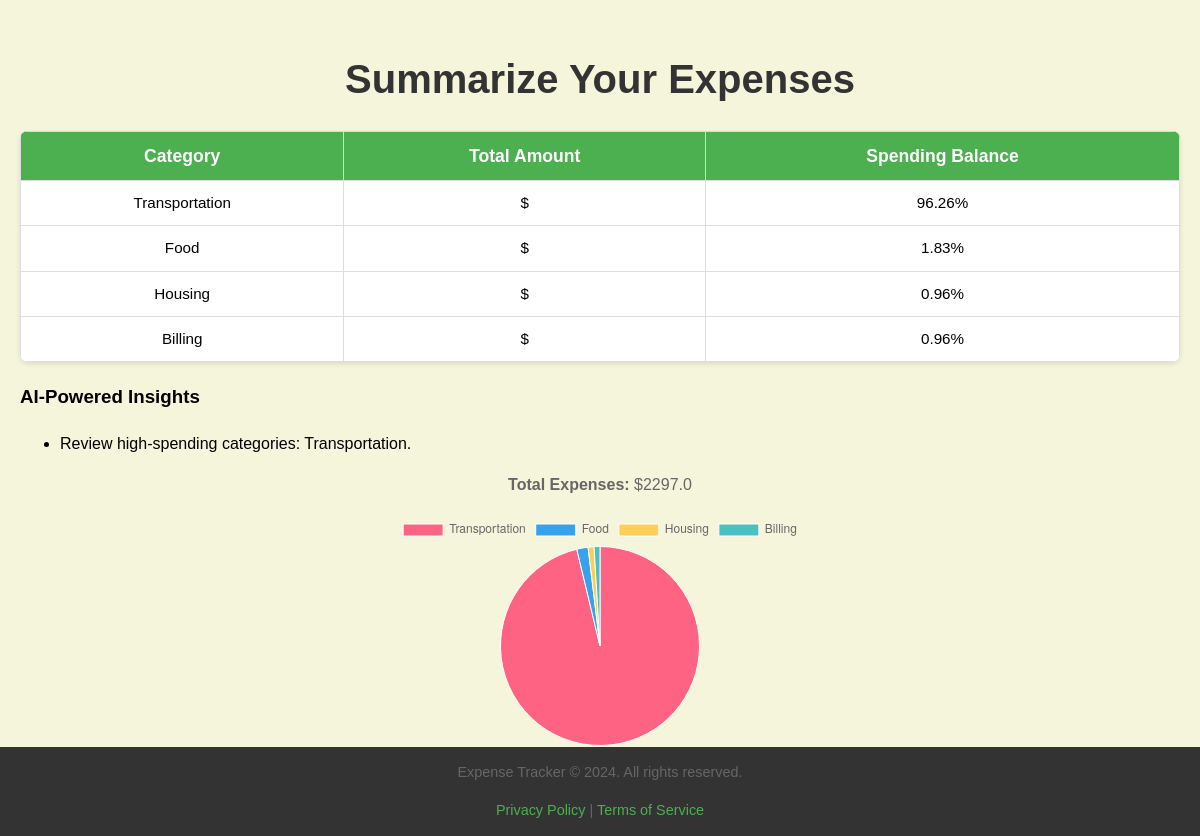
Screenshot of /summarize-expenses (signed in) with the database file from the repository.
### tables this page shows
CREATE TABLE expenses (
        id INTEGER PRIMARY KEY AUTOINCREMENT,
        category_id INTEGER,
        amount REAL,
        date TEXT,
        description TEXT,
        user_id INTEGER, category TEXT,
        FOREIGN KEY (category_id) REFERENCES categories (id),
        FOREIGN KEY (user_id) REFERENCES users (id)
    );

### app.py (the view)
@app.route('/summarize-expenses')
def summarize_expenses():
    uid = session.get('user_id')
    if not uid:
        flash("Please log in.", "error")
        return redirect(url_for('login'))
    with get_conn() as conn:
        summary = conn.execute("""SELECT category, SUM(amount) AS total
                                    FROM expenses
                                   WHERE user_id = ?
                                   GROUP BY category
                                   ORDER BY total DESC""", (uid,)).fetchall()
        totals = [r["total"] for r in summary]
        total_spending = sum(totals) if totals else 0
        percentages = [(r["category"], r["total"] / total_spending * 100) for r in summary]
        mean = np.mean(totals) if totals else 0
        std  = np.std(totals)  if totals else 0
        high = [r["category"] for r in summary if r["total"] > mean + std]
        recommendations = []
        if high:
            recommendations.append(f"Review high-spending categories: {', '.join(high)}.")
        else:
            recommendations.append("Your spending looks balanced.")
    return render_template('summarize_expenses.html',
                           summary=summary,
                           percentages=percentages,
                           recommendations=recommendations)

### app.py (called while the page is built)
def get_conn():
    conn = sqlite3.connect(DB_FILE)
    conn.row_factory = sqlite3.Row
    return conn

### templates/summarize_expenses.html (shortened to what this page needs)
<!DOCTYPE html>
<html lang="en">
<head>
    <link rel="stylesheet" href="static/style.css">
</head>
<body>
    <h1>
        Summarize Your Expenses
    </h1>
    <table>
        <thead>
            <tr>
                <th>Category</th>
                <th>Total Amount</th>
                <th>Spending Balance</th>
            </tr>
        </thead>
        <tbody>
            {% for row in summary %}
            <tr>
              <td>{{ row['category'] }}</td>
              <td>${{ row['total_amount'] }}</td>
              <td>
                {% for category, percentage in percentages %}
                  {% if category == row['category'] %}
                    {{ percentage | round(2) }}%
                  {% endif %}
                {% endfor %}
              </td>
            </tr>
            {% endfor %}
        </tbody>
    </table>
<h3>AI-Powered Insights</h3>
<ul>
  {% for recommendation in recommendations %}
  <li>{{ recommendation }}</li>
  {% endfor %}
</ul>
    <p>
        <strong>Total Expenses:</strong>
        ${{ summary | sum(attribute=1) }}
    </p>
    <canvas id="expenseChart" width="400" height="400"></canvas>
    <script>
        const ctx = document.getElementById('expenseChart').getContext('2d');
        // Data from the summary passed in by Flask
        const data = {
            labels: [
                {% for category, total in summary %}
                    "{{ category }}",
                {% endfor %}
            ],
            datasets: [{
                data: [
                    {% for category, total in summary %}
                        {{ total }},
                    {% endfor %}
                ],
                backgroundColor: [
                    '#FF6384', '#36A2EB', '#FFCE56', '#4BC0C0', '#9966FF', '#FF9F40'
                ],
                borderColor: '#FFFFFF',
                borderWidth: 1,
            }]
        };
        // Configuration for the chart
        const config = {
            type: 'pie',
            data: data,
            options: {
                responsive: true,
                maintainAspectRatio: true, // Ensure aspect ratio is maintained
                aspectRatio: 5,
                plugins: {
                    legend: {
                        position: 'top',
                    },
                    tooltip: {
                        callbacks: {
                            label: function(tooltipItem) {
                                const value = data.datasets[0].data[tooltipItem.dataIndex];
                                return `${data.labels[tooltipItem.dataIndex]}: $${value}`;
                            }
                        }
                    }
                }
            }
        };
        // Create and render the chart
        new Chart(ctx, config);
    </script>
     <a href="/home" class="button">Go back to dashboard</a>
</body>
 <footer>
        <p>Expense Tracker &copy; 2024. All rights reserved.</p>
        <p><a href="#">Privacy Policy</a> | <a href="#">Terms of Service</a></p>
    </footer>
</html>

### static/style.css (style rules this page uses)
:root { --bg:#fff;--text:#000 }
html { box-sizing: border-box; scroll-behavior: smooth; }
*, *:before, *:after { box-sizing: inherit; }
body { font-family: Arial, sans-serif; margin: 0; padding: 20px; background-color: beige; line-height:1.6; }
h1 { color: #333; font-size: 2.5em; margin-bottom:10px; text-align: center; }
p { text-align:center; color:#666; }
table { width: 100%; border-collapse: collapse; margin: 20px 0; background-color: white; box-shadow:0 2px 5px rgba(0,0,0,0.1); border-radius:8px; overflow:hidden; font-size:16px; }
table th, table td { border: 1px solid #ddd; padding: 10px; text-align: center; transition: background-color 0.3s ease; }
table th { background-color: #4CAF50; color: white; font-size:1.1em; }
table td { font-size: 0.95em; }
.button, .cancel, .form-actions a { display: inline-block; padding: 12px 25px; margin: 10px 0; color: white; text-decoration: none; border-radius: 5px; text-align: center; cursor: pointer; transition: background-color 0.3s ease-in-out; box-shadow:0px 4px 6px rgba(0,0,0,0.1); }
.button { background-color: #4CAF50; }
footer { position: fixed; left: 0; bottom: 0; width: 100%; background-color: #333; color: #fff; text-align: center; font-size: 0.9em; }
footer a { color:#4caf50; text-decoration:none; }

### rows the page displays
expenses: category "Transportation", percentage "96.26"
expenses: category "Food", percentage "1.83"
expenses: category "Housing", percentage "0.96"
expenses: category "Billing", percentage "0.96"

### other values shown
{{ recommendation }} "Review high-spending categories: Transportation."
{{ summary | sum(attribute=1) }} "2297.0"
chart data {{ category }} Transportation, Food, Housing, Billing
chart data {{ total }} 2211.0, 42.0, 22.0, 22.0
